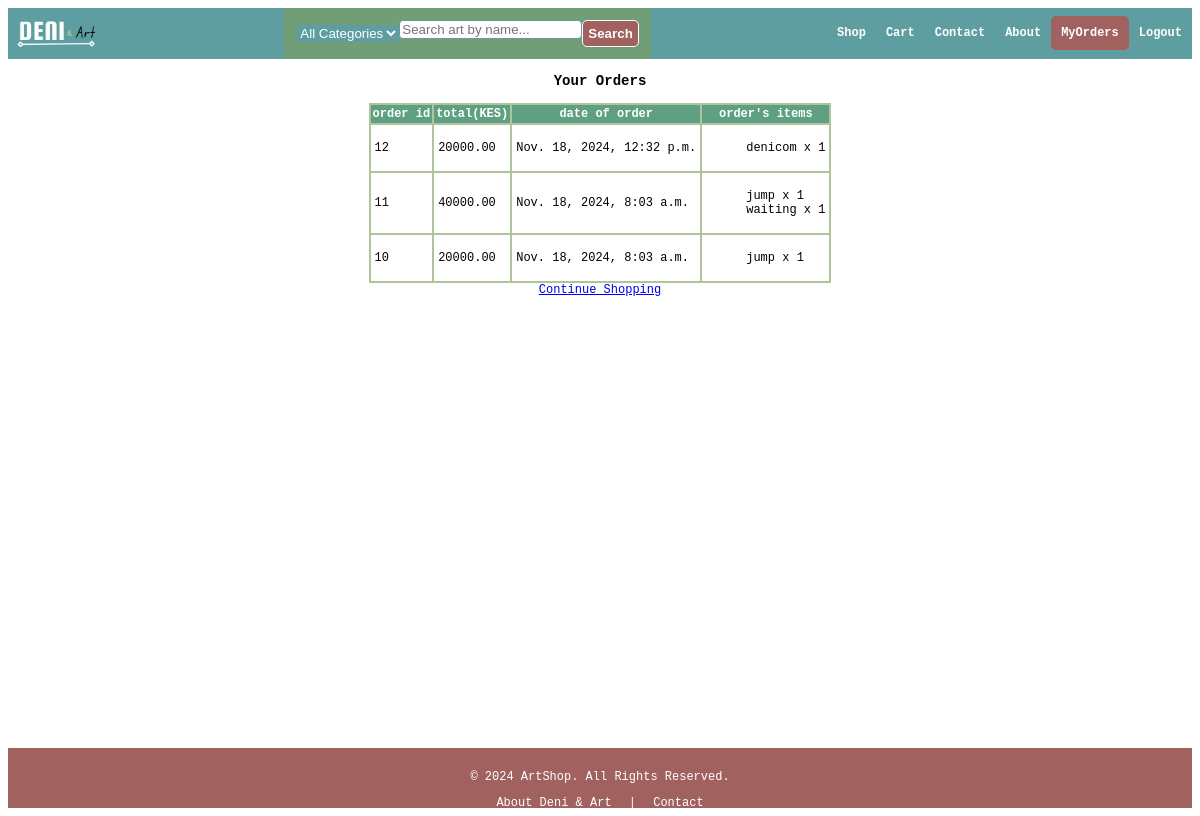
Before: /art/order_history/ (signed in) with the older database file.
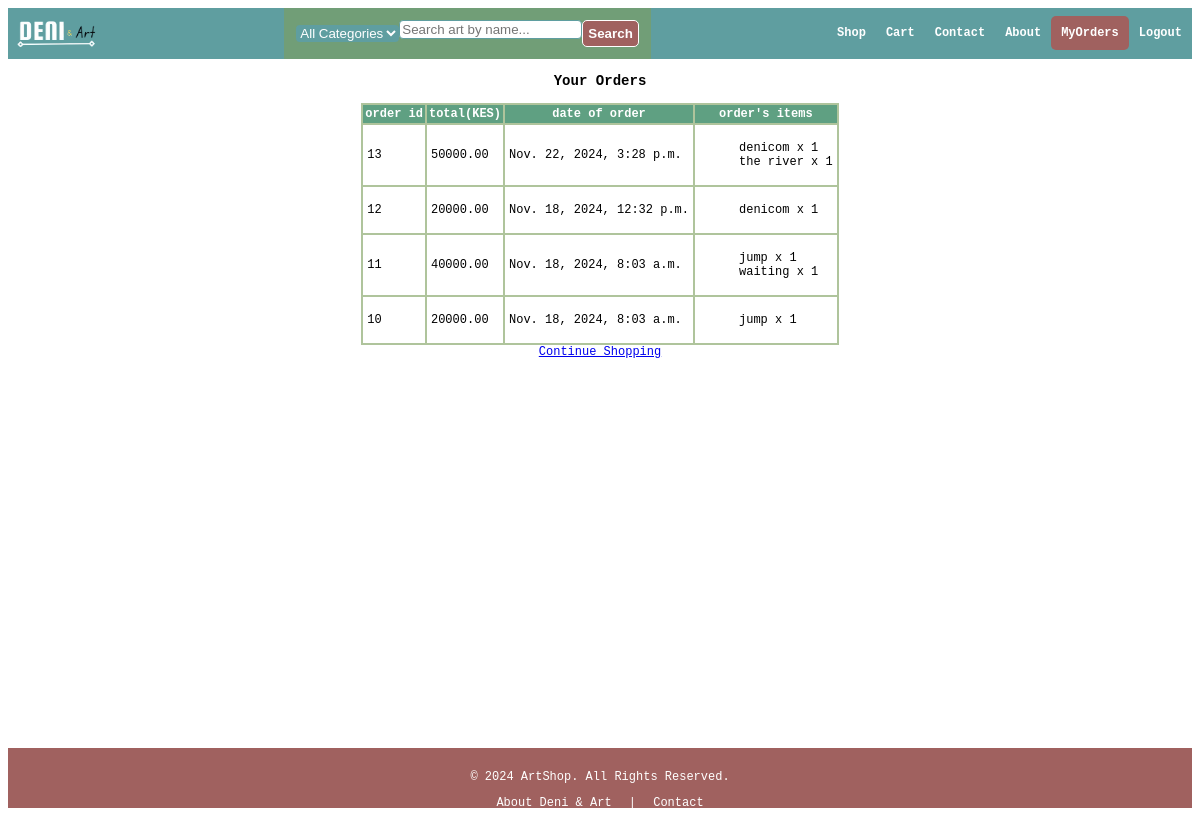
After: the same page with the newer database file.
### art/models.py (models this page shows, shortened)
class Order(models.Model):
    user = models.ForeignKey(User, on_delete=models.CASCADE)
    created_at = models.DateTimeField(auto_now_add=True)
    total_amount = models.DecimalField(max_digits=10, decimal_places=2)

class OrderItem(models.Model):
    order = models.ForeignKey(Order, on_delete=models.CASCADE, related_name='items')
    art = models.ForeignKey(Art, on_delete=models.CASCADE)
    quantity = models.PositiveIntegerField()
    price = models.DecimalField(max_digits=10, decimal_places=2)

class Art(models.Model):
    IN_STOCK = 'vailable'
    SOLD = 'sold'
    STATUS_CHOICES = [
        (IN_STOCK, 'Available'),
        (SOLD, 'Sold Out'),
    ]
    title = models.CharField(max_length=255)
    artist = models.CharField(max_length=255)
    description = models.TextField()
    price = models.DecimalField(max_digits=10, decimal_places=2)
    image = models.ImageField(upload_to='art_images/')
    created_at = models.DateTimeField(auto_now_add=True)
    status = models.CharField(max_length=10, choices=STATUS_CHOICES, default=IN_STOCK)
    category = models.ForeignKey(Category, on_delete=models.SET_NULL, null=True, blank=True, related_name='art_pieces')

### art/views.py (the view)
# urls.py: path('order_history/', views.order_history, name='order_history'),
@login_required
def order_history(request):
    orders = Order.objects.filter(user=request.user).order_by('-created_at')
    return render(request, 'art/order_history.html', {'orders': orders})

### art/templates/art/order_history.html (shortened to what this page needs)
{% extends 'art/base.html' %}
{% block content %}
    <h3>Your Orders</h3>
<div class="tcontainer">
    <table class="table">
        <tr>
            <th>order id</th>
            <th>total(KES)</th>
            <th>date of order</th>
            <th>order's items</th>
        </tr>
        {% for order in orders %}
        <tr>
            <td>{{ order.id }}</td>
            <td>{{ order.total_amount }}</td>
            <td>{{ order.created_at }}</td>
            <td>
                <ul>
                    {% for item in order.items.all %}
                    <li>{{ item.art.title }} x {{ item.quantity }}
                    {% endfor %}
                </ul>
            </td>
        </tr>
        {% endfor %}
      </table>
</div>
<div>
    <a href="{% url 'art:art_list' %}">Continue Shopping</a>
</div>
{% endblock %}

Changed rows visible on the page:
added Order: id "13", total_amount "50000.00", created_at "Nov. 22, 2024, 3:28 p.m."
added OrderItem: art "denicom", quantity "1", shown under "13"
added OrderItem: art "the river", quantity "1", shown under "13"
